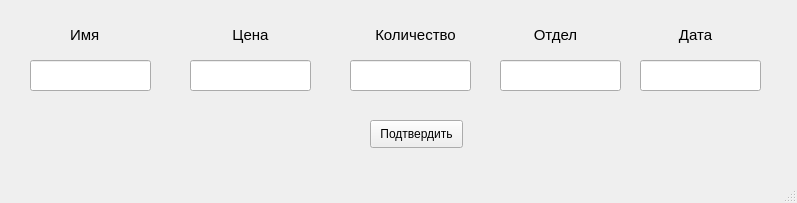
<?xml version="1.0" encoding="UTF-8"?>
<ui version="4.0">
 <class>helper</class>
 <widget class="QMainWindow" name="helper">
  <property name="geometry">
   <rect>
    <x>0</x>
    <y>0</y>
    <width>797</width>
    <height>203</height>
   </rect>
  </property>
  <property name="windowTitle">
   <string>MainWindow</string>
  </property>
  <widget class="QWidget" name="centralwidget">
   <widget class="QLabel" name="label">
    <property name="geometry">
     <rect>
      <x>70</x>
      <y>20</y>
      <width>71</width>
      <height>31</height>
     </rect>
    </property>
    <property name="text">
     <string>&lt;html&gt;&lt;head/&gt;&lt;body&gt;&lt;p&gt;&lt;span style=&quot; font-size:11pt;&quot;&gt;Имя&lt;/span&gt;&lt;/p&gt;&lt;/body&gt;&lt;/html&gt;</string>
    </property>
   </widget>
   <widget class="QLineEdit" name="name">
    <property name="geometry">
     <rect>
      <x>30</x>
      <y>60</y>
      <width>121</width>
      <height>31</height>
     </rect>
    </property>
   </widget>
   <widget class="QLineEdit" name="amount">
    <property name="geometry">
     <rect>
      <x>350</x>
      <y>60</y>
      <width>121</width>
      <height>31</height>
     </rect>
    </property>
   </widget>
   <widget class="QLineEdit" name="price">
    <property name="geometry">
     <rect>
      <x>190</x>
      <y>60</y>
      <width>121</width>
      <height>31</height>
     </rect>
    </property>
   </widget>
   <widget class="QLabel" name="label_2">
    <property name="geometry">
     <rect>
      <x>210</x>
      <y>20</y>
      <width>81</width>
      <height>31</height>
     </rect>
    </property>
    <property name="text">
     <string>&lt;html&gt;&lt;head/&gt;&lt;body&gt;&lt;p align=&quot;center&quot;&gt;&lt;span style=&quot; font-size:11pt;&quot;&gt;Цена&lt;/span&gt;&lt;/p&gt;&lt;/body&gt;&lt;/html&gt;</string>
    </property>
   </widget>
   <widget class="QLabel" name="label_3">
    <property name="geometry">
     <rect>
      <x>360</x>
      <y>20</y>
      <width>111</width>
      <height>31</height>
     </rect>
    </property>
    <property name="text">
     <string>&lt;html&gt;&lt;head/&gt;&lt;body&gt;&lt;p align=&quot;center&quot;&gt;&lt;span style=&quot; font-size:11pt;&quot;&gt;Количество&lt;/span&gt;&lt;/p&gt;&lt;/body&gt;&lt;/html&gt;</string>
    </property>
   </widget>
   <widget class="QPushButton" name="pushButton">
    <property name="geometry">
     <rect>
      <x>370</x>
      <y>120</y>
      <width>93</width>
      <height>28</height>
     </rect>
    </property>
    <property name="text">
     <string>Подтвердить</string>
    </property>
   </widget>
   <widget class="QLineEdit" name="otdelNum">
    <property name="geometry">
     <rect>
      <x>500</x>
      <y>60</y>
      <width>121</width>
      <height>31</height>
     </rect>
    </property>
   </widget>
   <widget class="QLabel" name="label_4">
    <property name="geometry">
     <rect>
      <x>500</x>
      <y>20</y>
      <width>111</width>
      <height>31</height>
     </rect>
    </property>
    <property name="text">
     <string>&lt;html&gt;&lt;head/&gt;&lt;body&gt;&lt;p align=&quot;center&quot;&gt;&lt;span style=&quot; font-size:11pt;&quot;&gt;Отдел&lt;/span&gt;&lt;/p&gt;&lt;/body&gt;&lt;/html&gt;</string>
    </property>
   </widget>
   <widget class="QLineEdit" name="data">
    <property name="geometry">
     <rect>
      <x>640</x>
      <y>60</y>
      <width>121</width>
      <height>31</height>
     </rect>
    </property>
   </widget>
   <widget class="QLabel" name="label_5">
    <property name="geometry">
     <rect>
      <x>640</x>
      <y>20</y>
      <width>111</width>
      <height>31</height>
     </rect>
    </property>
    <property name="text">
     <string>&lt;html&gt;&lt;head/&gt;&lt;body&gt;&lt;p align=&quot;center&quot;&gt;&lt;span style=&quot; font-size:11pt;&quot;&gt;Дата&lt;/span&gt;&lt;/p&gt;&lt;/body&gt;&lt;/html&gt;</string>
    </property>
   </widget>
  </widget>
  <widget class="QStatusBar" name="statusbar"/>
 </widget>
 <resources/>
 <connections/>
</ui>
